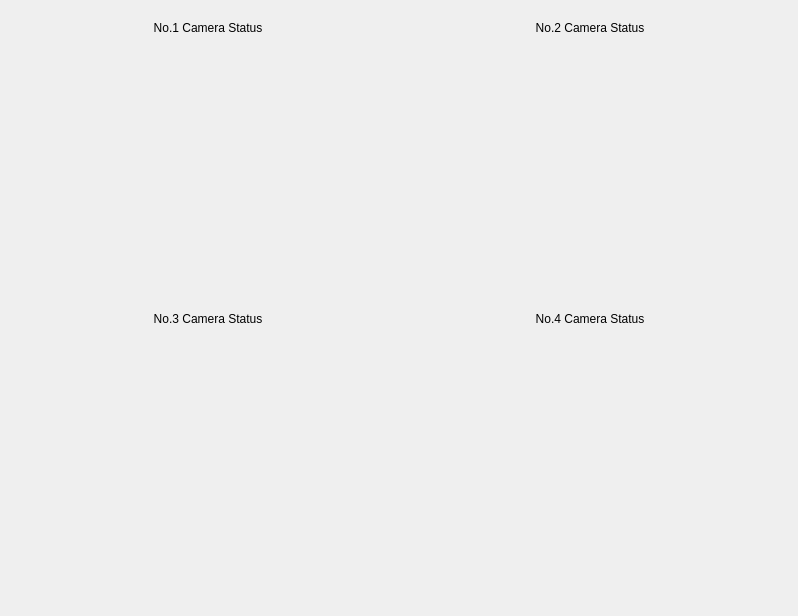
                              <widget class="QWidget" name="scrollAreaWidgetContents">
                               <property name="geometry">
                                <rect>
                                 <x>0</x>
                                 <y>0</y>
                                 <width>798</width>
                                 <height>616</height>
                                </rect>
                               </property>
                               <layout class="QVBoxLayout" name="verticalLayout_25">
                                <item>
                                 <widget class="QFrame" name="verticalFrame_2">
                                  <layout class="QVBoxLayout" name="verticalLayout_24">
                                   <item>
                                    <layout class="QGridLayout" name="gridLayout_7">
                                     <item row="3" column="0">
                                      <widget class="PlotWidget" name="cam_GraphWidget_3" native="true"/>
                                     </item>
                                     <item row="3" column="1">
                                      <widget class="PlotWidget" name="cam_GraphWidget_4" native="true"/>
                                     </item>
                                     <item row="0" column="0">
                                      <widget class="QLabel" name="label">
                                       <property name="maximumSize">
                                        <size>
                                         <width>16777215</width>
                                         <height>15</height>
                                        </size>
                                       </property>
                                       <property name="text">
                                        <string>No.1 Camera Status</string>
                                       </property>
                                       <property name="alignment">
                                        <set>Qt::AlignCenter</set>
                                       </property>
                                      </widget>
                                     </item>
                                     <item row="1" column="1">
                                      <widget class="PlotWidget" name="cam_GraphWidget_2" native="true"/>
                                     </item>
                                     <item row="0" column="1">
                                      <widget class="QLabel" name="label_2">
                                       <property name="maximumSize">
                                        <size>
                                         <width>16777215</width>
                                         <height>15</height>
                                        </size>
                                       </property>
                                       <property name="text">
                                        <string>No.2 Camera Status</string>
                                       </property>
                                       <property name="alignment">
                                        <set>Qt::AlignCenter</set>
                                       </property>
                                      </widget>
                                     </item>
                                     <item row="1" column="0">
                                      <widget class="PlotWidget" name="cam_GraphWidget_1" native="true"/>
                                     </item>
                                     <item row="2" column="0">
                                      <widget class="QLabel" name="label_3">
                                       <property name="maximumSize">
                                        <size>
                                         <width>16777215</width>
                                         <height>15</height>
                                        </size>
                                       </property>
                                       <property name="text">
                                        <string>No.3 Camera Status</string>
                                       </property>
                                       <property name="alignment">
                                        <set>Qt::AlignCenter</set>
                                       </property>
                                      </widget>
                                     </item>
                                     <item row="2" column="1">
                                      <widget class="QLabel" name="label_5">
                                       <property name="maximumSize">
                                        <size>
                                         <width>16777215</width>
                                         <height>15</height>
                                        </size>
                                       </property>
                                       <property name="text">
                                        <string>No.4 Camera Status</string>
                                       </property>
                                       <property name="alignment">
                                        <set>Qt::AlignCenter</set>
                                       </property>
                                      </widget>
                                     </item>
                                    </layout>
                                   </item>
                                  </layout>
                                 </widget>
                                </item>
                               </layout>
                              </widget>
